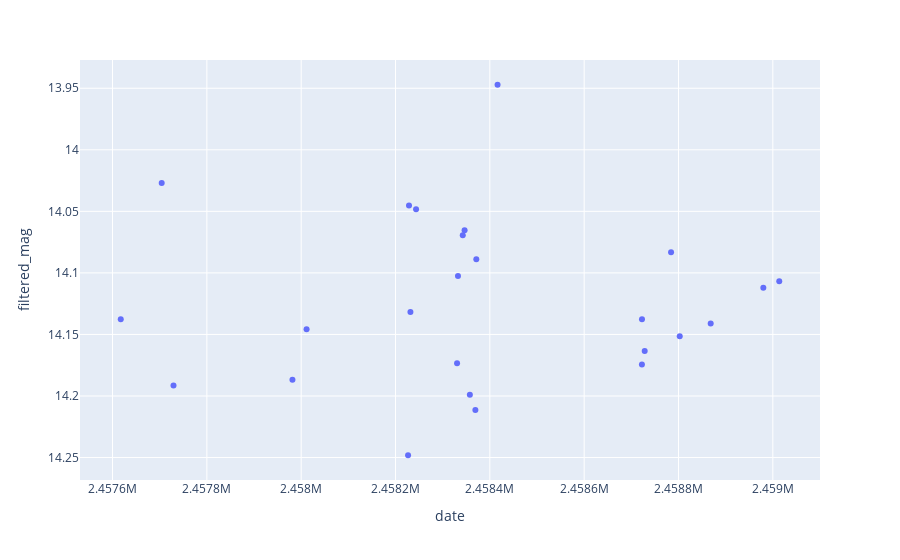

The notebook cell saved with this chart:
### Markdown cell above
### Select magnitude range, and plot lightcurve below, if changing magnitude range, rerun lightcurve plot below

### Code cell
mag_range=mag_range_sel.value
mag_data=i_data[(i_data['filtered_mag'] > mag_range[0]) & (i_data['filtered_mag'] < mag_range[1])]

mag_data=mag_data.sample(25)

#plot lightcurve
fig1=px.scatter(mag_data,x=mag_data.date,y=mag_data.filtered_mag)
fig1['layout']['yaxis']['autorange'] = "reversed"
iplot(fig1)

### Figure 1 — Plotly figure (JSON) as saved in the notebook; plotly's stock layout.template omitted (floating-point values rounded to 4 significant figures)
{"data": [{"hovertemplate": "date=%{x}<br>filtered_mag=%{y}<extra></extra>", "legendgroup": "", "marker": {"color": "#636efa", "symbol": "circle"}, "mode": "markers", "name": "", "orientation": "v", "showlegend": false, "type": "scatter", "x": [2458000.0, 2459000.0, 2458000.0, 2458000.0, 2458000.0, 2459000.0, 2458000.0, 2459000.0, 2459000.0, 2459000.0, 2458000.0, 2458000.0, 2458000.0, 2458000.0, 2458000.0, 2458000.0, 2459000.0, 2458000.0, 2458000.0, 2458000.0, 2459000.0, 2459000.0, 2458000.0, 2458000.0, 2458000.0], "xaxis": "x", "y": [14.05, 14.16, 14.17, 14.07, 13.95, 14.15, 14.25, 14.14, 14.17, 14.14, 14.07, 14.1, 14.15, 14.14, 14.05, 14.21, 14.11, 14.2, 14.03, 14.19, 14.08, 14.11, 14.19, 14.09, 14.13], "yaxis": "y"}], "layout": {"legend": {"tracegroupgap": 0}, "margin": {"t": 60}, "xaxis": {"anchor": "y", "domain": [0, 1], "title": {"text": "date"}}, "yaxis": {"anchor": "x", "autorange": "reversed", "domain": [0, 1], "title": {"text": "filtered_mag"}}}}
